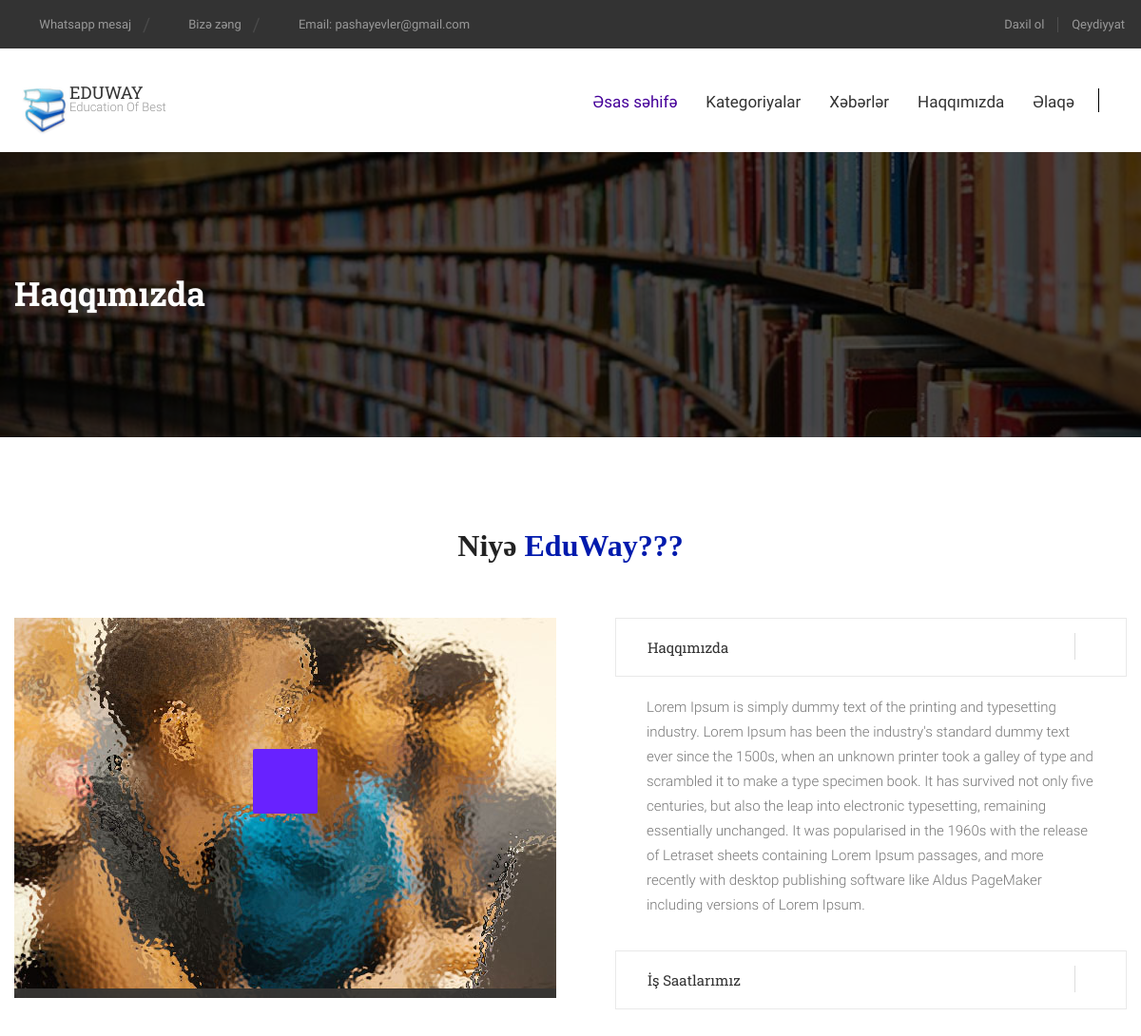
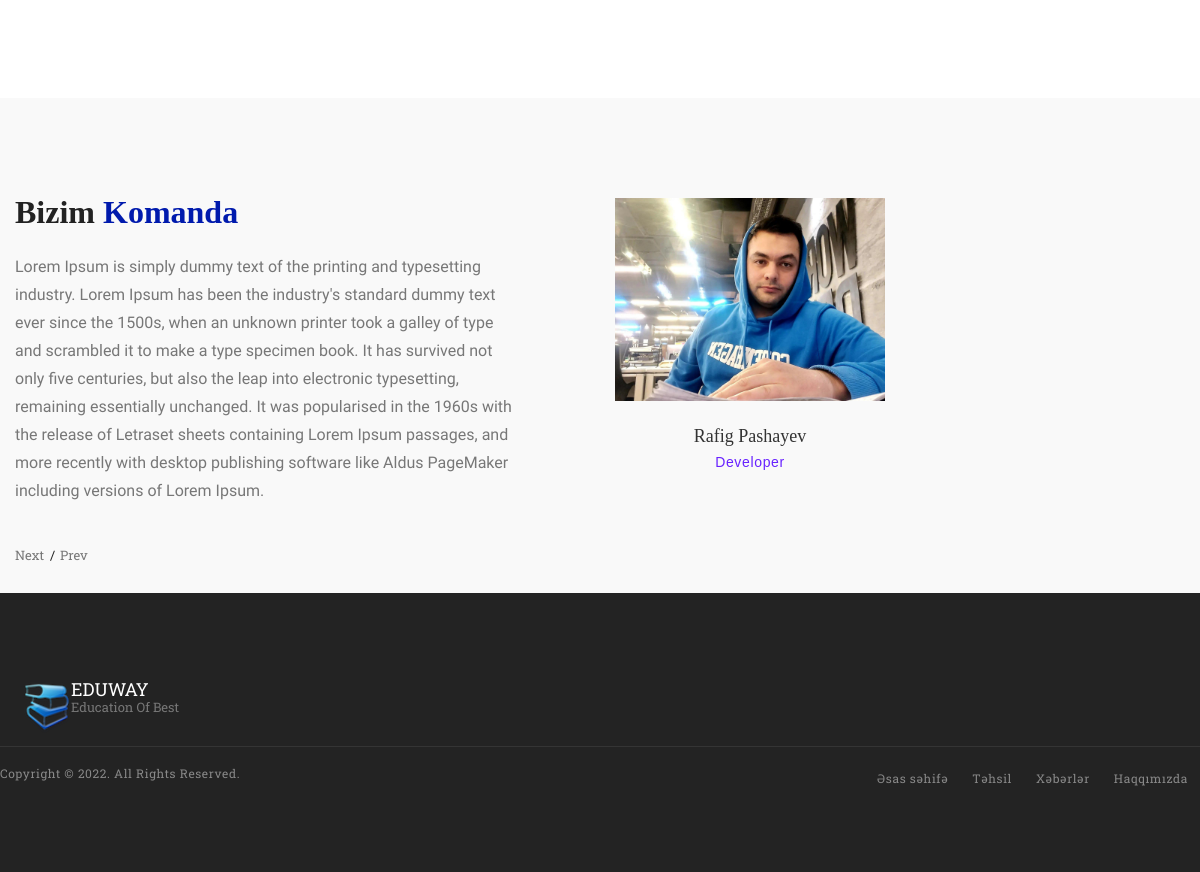
/about, run on the app's committed database (2 pictures, top to bottom).
### models.py (models this page shows)
class SiteSettings(Base):
    __tablename__ = 'site_settings'
    id = Column(Integer, primary_key=True)
    site_title = Column(String, nullable=True)
    site_description = Column(Text, nullable=True)
    site_logo = Column(Text, nullable=True)
    site_slogan = Column(String, nullable=True)
    phone = Column(String, nullable=True)
    wp_number = Column(String, nullable=True)
    wp_text = Column(String, nullable=True)
    is_active = Column(Boolean, default=True)
    site_about = Column(Text, nullable=True)
    about_teams = Column(Text, nullable=True)
    site_email = Column(String, nullable=True)
    address = Column(String, nullable=True)
    google_map = Column(String, nullable=True)
    youtube_video = Column(String, nullable=True)
    facebook = Column(Text, nullable=True)
    instagram = Column(Text, nullable=True)
    linkedin = Column(Text, nullable=True)
    monday = Column(String, nullable=True)
    tuesday = Column(String, nullable=True)
    wednesday = Column(String, nullable=True)
    thursday = Column(String, nullable=True)
    friday = Column(String, nullable=True)
    saturday = Column(String, nullable=True)
    sunday = Column(String, nullable=True)

class Staff(Base):
    __tablename__ = 'staff'
    id = Column(Integer, primary_key=True)
    name_surname = Column(String, nullable=False)
    job_position = Column(String, nullable=False)
    photo = Column(Text, nullable=False)
    facebook = Column(Text, nullable=True)
    instagram = Column(Text, nullable=True)
    linkedin = Column(Text, nullable=True)
    twitter = Column(Text, nullable=True)
    behance = Column(Text, nullable=True)

### routers/site.py (the view)
@main.get("/about")
def about_page(request: Request, db: Session = Depends(database.get_db)):
    site_settings = db.query(models.SiteSettings).filter_by(id=1).first()
    if site_settings:
        if site_settings.is_active is None:
            return closed()
        else:
            categories = db.query(models.EduCategory).all()
            news_category = db.query(models.NewsCategory).all()
            staff = db.query(models.Staff).all()
            page_title = site_settings.site_title+" - Haqqımızda"
            return templates.TemplateResponse("site/route/about-page.html", {"request":request, "site_settings":site_settings,
                                                "page_title":page_title, "categories":categories,"news_category":news_category, "staff":staff})
    else:
        return 'Sayt melumatlari yerleshdirilmeyib...'

### templates/site/route/about-page.html (shortened to what this page needs)
{% include 'site/route/header.html' %}
<body data-offset="200" data-spy="scroll" data-target=".ow-navigation">
	{% include 'site/route/topnav.html' %}
	<div class="container-fluid no-padding pagebanner">
		<div class="container">
			<div class="pagebanner-content">
				<h3>Haqqımızda</h3>
			</div>
		</div>
	</div>
	<div class="container whychooseus-section">
		<div class="section-padding"></div>
		<div class="section-header">
			{% if site_settings.site_logo %}
				<h3>Niyə <span> {{ site_settings.site_logo }}???</span></h3>
			{% endif %}
		</div>
		<div class="row">
			<div class="col-md-6">
				{% if site_settings.youtube_video %}
					<div class="video-block">
						<a title="Paly Video" class="popup-youtube" href="http://www.youtube.com/watch?v=0O2aH4XLbto"><i class="fa fa-play" aria-hidden="true"></i></a>
						<div class="video-content">
						</div>
					</div>
				{% endif %}
			</div>
			<div class="col-md-6 accordion-section">
				<div class="panel-group" id="accordion" role="tablist" aria-multiselectable="true">
					<div class="panel panel-default">
						<div class="panel-heading" role="tab" id="accordion_1">
							<h4 class="panel-title">
								<a role="button" data-toggle="collapse" data-parent="#accordion" href="#accordion1" aria-expanded="true" aria-controls="accordion1">Haqqımızda</a>
							</h4>
						</div>
						<div id="accordion1" class="panel-collapse collapse in" role="tabpanel" aria-labelledby="accordion_1">
							<div class="panel-body">
								{% if site_settings.site_about %}
									<p>{{ site_settings.site_about }}</p>
								{% endif %}
							</div>
						</div>
					</div>
					{% if site_settings %}
					<div class="panel panel-default">
						<div class="panel-heading" role="tab" id="accordion_2">
							<h4 class="panel-title">
								<a class="collapsed" role="button" data-toggle="collapse" data-parent="#accordion" href="#accordion2" aria-expanded="false" aria-controls="accordion2">İş saatlarımız</a>
							</h4>
						</div>
					</div>
					{% endif %}
				</div>
			</div>
		</div>
		<div class="section-padding"></div>
	</div>
	{% if staff and site_settings.about_teams %}
	<div class="container-fluid no-padding team-section">
		<div class="section-padding"></div>
		<div class="container">
			<div class="row">
				<div class="col-md-6 col-sm-12 team-content-block">
					<div class="section-header">
						<h3>Bizim <span> Komanda</span></h3>
					</div>
					<div class="team-intro">
						<p>{{ site_settings.about_teams }}</p>
					</div>
					<a class="left carousel-control" href="#team-carousel" role="button" data-slide="prev">Prev</a>
					<a class="right carousel-control" href="#team-carousel" role="button" data-slide="next">Next</a>
				</div>
				<div class="col-md-6 col-sm-12 team-gallary">
					<div id="team-carousel" class="carousel slide" data-ride="carousel">
						<div class="carousel-inner" role="listbox">
							<div class="item active">
								<div class="row">
									{% for person in staff[:2] %}
										<div class="col-md-6 col-sm-6 col-xs-6">
											<div class="team-box">
												<img alt="team1" src="/static/staff_images/{{ person.photo }}" width="290" height="370"/>
												<div class="team-content">
													<h3>{{ person.name_surname }}</h3>
													<span>{{ person.job_position }}</span>
												</div>
											</div>
										</div>
										{% endfor %}
								</div>
							</div>
						</div>
					</div>
				</div>
			</div>
		</div>
		<div class="section-padding"></div>
	</div>
	{% endif %}
		{% include 'site/route/footer.html' %}
	</body>
	</html>

### templates/site/route/header.html (shortened to what this page needs)
<!DOCTYPE html>
<html class="">
<head>
    <link rel="stylesheet" type="text/css" href="{{ url_for('static', path='site/libraries/lib.css') }}">
	<link rel="stylesheet" type="text/css" href="{{ url_for('static', path='site/libraries/Stroke-Gap-Icon/stroke-gap-icon.css') }}">
	<link rel="stylesheet" type="text/css" href="{{ url_for('static', path='site/css/plugins.css') }}">
	<link rel="stylesheet" type="text/css" href="{{ url_for('static', path='site/css/navigation-menu.css') }}">
	<link rel="stylesheet" type="text/css" href="{{ url_for('static', path='site/style.css') }}">
	<link rel="stylesheet" type="text/css" href="{{ url_for('static', path='site/css/shortcode.css') }}">
</head>

### templates/site/route/topnav.html (shortened to what this page needs)
	<header class="header-main container-fluid no-padding">
		<div class="top-header container-fluid no-padding">
			<div class="container">
				{% if site_settings %}
				<div class="topheader-left">
					<a href="https://wa.me/{{ site_settings.wp_number }}?text={{ site_settings.wp_text }}" title="{{ site_settings.phone }}"><i class="fa fa-mobile" aria-hidden="true"></i>Whatsapp mesaj</a>
					<a href="tel:{{ site_settings.phone }}" title="{{ site_settings.phone }}"><i class="fa fa-mobile" aria-hidden="true"></i>Bizə zəng</a>
					<a href="mailto:{{ site_settings.site_email }}" title="{{ site_settings.site_email }}"><i class="fa fa-envelope-o" aria-hidden="true"></i>Email: {{ site_settings.site_email }}</a>
				</div>
				{% endif %}
				<div class="topheader-right">
					<a href="/login" title="Login"><i class="fa fa-sign-out" aria-hidden="true"></i>Daxil ol</a>
					<a href="/registration" title="Register">Qeydiyyat</a>
				</div>
			</div>
		</div>
		<div class="menu-block container-fluid no-padding">
			<div class="container">
				<div class="row">
					<nav class="navbar ow-navigation">
						<div class="col-md-3">
							<div class="navbar-header">
								{% if site_settings %}
								<a title="Logo" href="/" class="navbar-brand"><img src="{{ url_for('static', path='site/images/logo.png') }}" alt="logo"/>{{ site_settings.site_logo }}<span>{{ site_settings.site_slogan }}</span></a>
								{% endif %}
							</div>
						</div>
						<div class="col-md-9">
							<div class="navbar-collapse collapse" id="navbar">
								<ul class="nav navbar-nav menubar">
									<li class="dropdown active">
										<a aria-expanded="false" aria-haspopup="true" href="/" role="button" class="dropdown-toggle" title="Home">Əsas səhifə</a>
									<li class="dropdown">
										<a aria-expanded="false"  href="/educations" aria-haspopup="true" role="button" class="dropdown-toggle" title="Kateqoriyalar">Kategoriyalar</a>
									</li>
									<li class="dropdown">
										<a aria-expanded="false"  href="/news" aria-haspopup="true" role="button" class="dropdown-toggle" title="Xeberler">Xəbərlər</a>
									</li>
									<li><a title="Haqqimizda" href="/about">Haqqımızda</a></li>
									<li><a title="Contact" href="/contact">Əlaqə</a></li>
								</ul>
							</div>
						</div>
					</nav>
					<div class="menu-search">
						<div id="sb-search" class="sb-search">
							<form>
								<input class="sb-search-input" placeholder="Axtarmaq istədiyin..." type="text" value="" name="search" id="search" />
								<button class="sb-search-submit"><i class="fa fa-search"></i></button>
							</form>
						</div>
					</div>
				</div>
			</div>
		</div>
	</header>

### templates/site/route/footer.html (shortened to what this page needs)
<footer class="footer-main container-fluid no-padding">
    <div class="container">
        <div class="row">
            <div class="col-md-12 col-sm-6">
                <aside class="ftr-widget about_widget">
                    {% if site_settings %}
                        <a class="footer-logo" href="/" title="Logo"><img alt="logo" src="{{ url_for('static', path='site/images/logo.png') }}">{{ site_settings.site_logo }}<span>{{ site_settings.site_slogan }}</span></a><br/>
                    <ul>
                    {% if site_settings.facebook %}
                        <li><a href="{{ site_settings.facebook }}" title="Facebook"><i class="fa fa-facebook"></i></a></li>
                    {% endif %}
                    {% if site_settings.instagram %}
                        <li><a href="{{ site_settings.instagram }}" title="Instagram"><i class="fa fa-instagram"></i></a></li>
                    {% endif %}
                    </ul>
                    {% endif %}
                   </aside>
            </div>
        <div class="footer-bottom col-md-12 col-sm-12 no-padding">
            <div class="copyright no-padding">
                <span>Copyright &copy; 2022. All Rights Reserved.</span>
            </div>
            <nav class="navbar ow-navigation">
                <div id="navbar2" class="navbar-collapse collapse">
                    <ul class="nav navbar-nav">
                        <li><a href="/" title="Home">Əsas səhifə</a></li>
                        <li><a href="/educations" title="Təhsil">Təhsil</a></li>
                        <li><a href="/news" title="Xəbərlər">Xəbərlər</a></li>
                        <li><a href="/about" title="Haqqımızda">Haqqımızda</a></li>
                    </ul>
                </div>
            </nav>
        </div>
    </div>
</footer>

### static/site/css/navigation-menu.css (style rules this page uses)
.ow-navigation { display: inline-block; width: 100%; border: none; border-radius: 0; margin-bottom: 0; min-height: 1px; float: left; }
.ow-navigation .nav.navbar-nav > li { margin: 0 15px; }
.ow-navigation .nav.navbar-nav > li:first-of-type { margin-left: 0; }
.ow-navigation .nav.navbar-nav > li:last-of-type { margin-right: 0; }
.ow-navigation .nav.navbar-nav li > a { color: #333; font-size: 17px; line-height: 26px; text-transform: inherit; padding: 0; margin-top: 43px; margin-bottom: 40px; font-weight: 400; transition: all 1s ease 0s; -webkit-transition: all 1s ease 0s; -moz-transition: all 1s ease 0s; -o-transition: all 1s ease 0s; position: relative; }
.ow-navigation .nav.navbar-nav > li a:hover, .ow-navigation .nav.navbar-nav > li.active > a { color: #450099; }
.ow-navigation .nav.navbar-nav > li.active > a, .ow-navigation .nav.navbar-nav > li.active:hover > a, .ow-navigation .nav.navbar-nav > li.active:focus > a, .ow-navigation .nav.navbar-nav > li:hover > a, .ow-navigation .nav.navbar-nav > li:focus > a, .ow-navigation .nav.navbar-nav > li > a:hover, .ow-navigation .nav.navbar-nav > li > a:focus, .ow-navigation .dropdown-menu li:hover > a, .ow-navigation .dropdown-menu li > a:hover { background-color: transparent; }
@media (min-width: 992px) { .ow-navigation .navbar-brand { height: auto; padding: 5px 0 0 58px; position: relative; font-size: 18px; color: #333; line-height: 16px; font-weight: 400; text-transform: uppercase; font-family: 'Roboto Slab', serif; margin-top: 33px; } }
@media (min-width: 992px) { .ow-navigation .navbar-brand > img { position: absolute; left: 0; top: 0; } }
@media (min-width: 992px) { .ow-navigation .navbar-brand > span { display: block; font-weight: 300; font-size: 13px; line-height: 16px; font-family: 'Roboto', sans-serif; text-transform: capitalize; color: #999; } }
@media (min-width: 992px) { .menu-block .navbar-collapse { padding-left: 0; padding-right: 0; float: right; display: inline-block; margin-right: 55px; margin-top: 0; } }

### data on the page
SiteSettings: site_email "pashayevler@gmail.com", site_logo "EDUWAY", site_slogan "Education Of Best", site_logo "EduWay", site_about "Lorem Ipsum is simply dummy text of the printing and typesetting industry. Lorem Ipsum has been the industry's standard dummy text ever since the 1500s, when an unknown printer took a galley of type and scrambled it to make a type specimen book. It has survived not only five centuries, but also the leap into electronic typesetting, remaining essentially unchanged. It was popularised in the 1960s with the release of Letraset sheets containing Lorem Ipsum passages, and more recently with desktop publishing software like Aldus PageMaker including versions of Lorem Ipsum.", about_teams "Lorem Ipsum is simply dummy text of the printing and typesetting industry. Lorem Ipsum has been the industry's standard dummy text ever since the 1500s, when an unknown printer took a galley of type and scrambled it to make a type specimen book. It has survived not only five centuries, but also the leap into electronic typesetting, remaining essentially unchanged. It was popularised in the 1960s with the release of Letraset sheets containing Lorem Ipsum passages, and more recently with desktop publishing software like Aldus PageMaker including versions of Lorem Ipsum."
Staff: photo (picture), name_surname "Rafig Pashayev", job_position "Developer"
